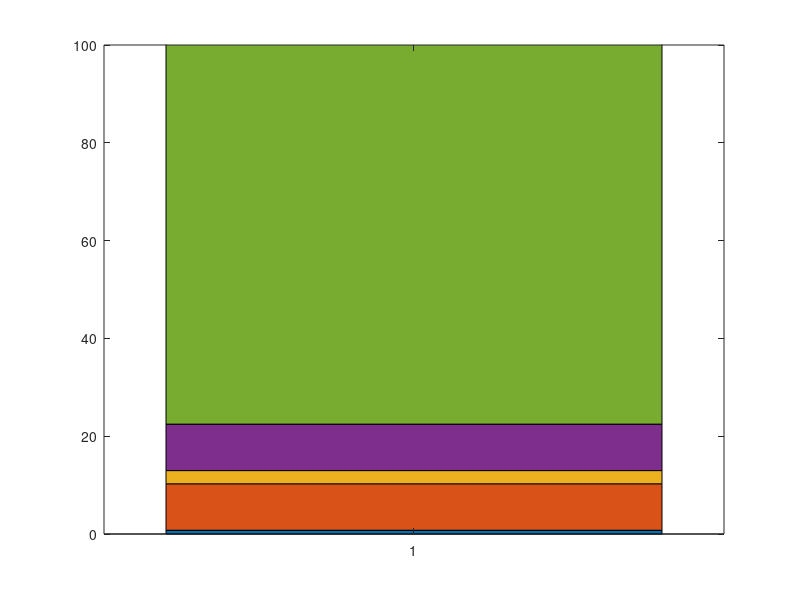

This chart was generated by the following MATLAB code:
%%%%%%%%%%%%%%%%%%%%%%%%%%%%%%%%%%%%%%%%%%%%%%%%%%%%%%%%%%%%%%%%%%%%%%%%%%%%%%%%%%%%%%%%%%%%%%%%
% A flexible and versatile system for multi-color fiber photometry and optogenetic manipulation
% Andrey Formozov, Alexander Dieter, J. Simon Wiegert
% code: Dieter, A, 2022 
% reviewed: Formozov, A, 2023
%%%%%%%%%%%%%%%%%%%%%%%%%%%%%%%%%%%%%%%%%%%%%%%%%%%%%%%%%%%%%%%%%%%%%%%%%%%%%%%%%%%%%%%%%%%%%%%%

clear all; clc; 

x = 1; 
contributions = [0.77 9.5  2.7 9.5  78.2]; % data from supplementary table 5

figure('color', [1 1 1])
b = bar(x,contributions,"stacked");
ylim([0 100])
